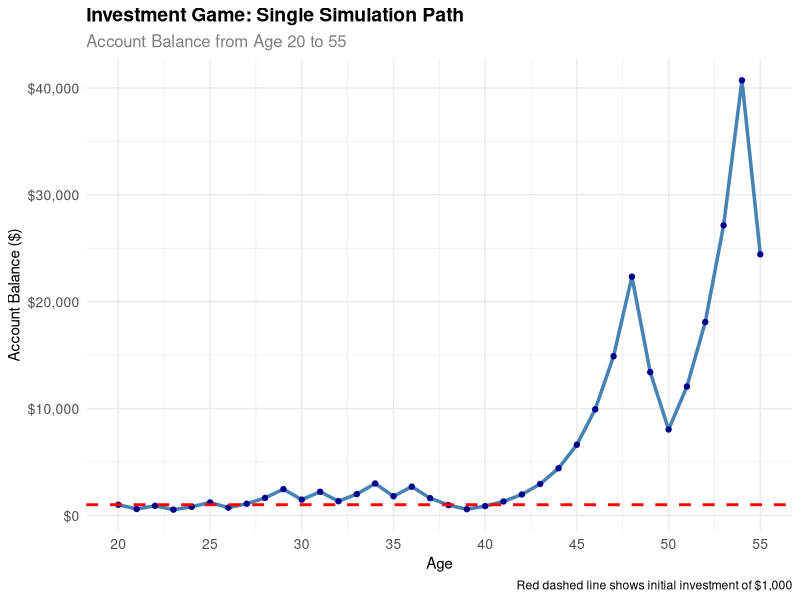

This chart was generated by the following R code:
## ---- chunk 1
#| label: expected-value
#| echo: true

# Parameters for the original game
initial_balance <- 1000
heads_multiplier <- 1.5  # +50% gain
tails_multiplier <- 0.6  # -40% loss
probability_heads <- 0.5

# Calculate possible outcomes after 1 coin flip
heads_outcome <- initial_balance * heads_multiplier
tails_outcome <- initial_balance * tails_multiplier

# Calculate expected value
expected_value <- probability_heads * heads_outcome + (1 - probability_heads) * tails_outcome

# Display results
cat("Expected Value Analysis (1 coin flip):\n")
cat("=====================================\n")
cat("Initial balance: $", initial_balance, "\n", sep = "")
cat("Heads outcome (50% gain): $", heads_outcome, "\n", sep = "")
cat("Tails outcome (40% loss): $", tails_outcome, "\n", sep = "")
cat("Probability of heads: ", probability_heads, "\n", sep = "")
cat("Probability of tails: ", 1 - probability_heads, "\n", sep = "")
cat("\nExpected Value = P(Heads) × Heads_Outcome + P(Tails) × Tails_Outcome\n")
cat("Expected Value = ", probability_heads, " × $", heads_outcome, " + ", 1 - probability_heads, " × $", tails_outcome, "\n", sep = "")
cat("Expected Value = $", expected_value, "\n", sep = "")
cat("\nAnswer: The expected value after 1 coin flip is $", expected_value, "\n", sep = "")
## ---- chunk 2
#| label: expectation-reality
#| echo: true

# Use the same parameters from Question 1
initial_balance <- 1000
expected_value <- 1050  # From previous calculation

# Calculate the difference from initial balance
expected_difference <- expected_value - initial_balance
expected_return_percent <- (expected_difference / initial_balance) * 100

# Analysis
cat("Expectation vs. Reality Analysis:\n")
cat("===============================\n")
cat("Initial balance: $", initial_balance, "\n", sep = "")
cat("Expected value after 1 flip: $", expected_value, "\n", sep = "")
cat("Expected difference: $", expected_difference, "\n", sep = "")
cat("Expected return: ", expected_return_percent, "%\n", sep = "")
cat("\n")

# Determine if positive or negative
if (expected_difference > 0) {
  cat("✓ The expected value is POSITIVE\n")
  cat("✓ You expect your account to be worth MORE than $1,000\n")
  cat("✓ Expected gain: $", expected_difference, " (", expected_return_percent, "%)\n", sep = "")
} else if (expected_difference < 0) {
  cat("✗ The expected value is NEGATIVE\n")
  cat("✗ You expect your account to be worth LESS than $1,000\n")
  cat("✗ Expected loss: $", abs(expected_difference), " (", abs(expected_return_percent), "%)\n", sep = "")
} else {
  cat("= The expected value is ZERO\n")
  cat("= You expect your account to be worth the SAME as $1,000\n")
}

cat("\nKey Insight:\n")
cat("The positive expected value suggests this game is theoretically favorable.\n")
cat("However, this is just the average outcome - your actual result could be very different!\n")
## ---- chunk 3
#| label: single-simulation
#| echo: true

# Set seed for reproducibility
set.seed(123)

# Parameters
initial_balance <- 1000
heads_multiplier <- 1.5  # +50% gain
tails_multiplier <- 0.6  # -40% loss
n_years <- 35  # Assuming you start at age 20, play until 55

# Function to simulate one complete game
simulate_investment_game <- function(initial, years, heads_mult, tails_mult) {
  balance <- initial
  balance_history <- numeric(years + 1)
  balance_history[1] <- initial
  
  for (year in 1:years) {
    # Flip coin (1 = heads, 0 = tails)
    coin_flip <- rbinom(1, 1, 0.5)
    
    if (coin_flip == 1) {
      # Heads: gain 50%
      balance <- balance * heads_mult
    } else {
      # Tails: lose 40%
      balance <- balance * tails_mult
    }
    
    balance_history[year + 1] <- balance
  }
  
  return(balance_history)
}

# Run single simulation
simulation_result <- simulate_investment_game(initial_balance, n_years, heads_multiplier, tails_multiplier)

# Create data frame for plotting
simulation_data <- data.frame(
  year = 0:n_years,
  age = 20:(20 + n_years),
  balance = simulation_result
)

# Display key results
cat("Single Simulation Results:\n")
cat("========================\n")
cat("Initial balance (age 20): $", initial_balance, "\n", sep = "")
cat("Final balance (age 55): $", round(simulation_result[length(simulation_result)], 2), "\n", sep = "")
cat("Total return: $", round(simulation_result[length(simulation_result)] - initial_balance, 2), "\n", sep = "")
cat("Total return %: ", round(((simulation_result[length(simulation_result)] / initial_balance) - 1) * 100, 2), "%\n", sep = "")
cat("Maximum balance reached: $", round(max(simulation_result), 2), "\n", sep = "")
cat("Minimum balance reached: $", round(min(simulation_result), 2), "\n", sep = "")

# Create the plot
library(ggplot2)

ggplot(simulation_data, aes(x = age, y = balance)) +
  geom_line(color = "steelblue", linewidth = 1.2) +
  geom_point(color = "darkblue", size = 1.5) +
  geom_hline(yintercept = initial_balance, color = "red", linetype = "dashed", linewidth = 1) +
  labs(
    title = "Investment Game: Single Simulation Path",
    subtitle = "Account Balance from Age 20 to 55",
    x = "Age",
    y = "Account Balance ($)",
    caption = "Red dashed line shows initial investment of $1,000"
  ) +
  scale_y_continuous(labels = scales::dollar_format()) +
  theme_minimal() +
  theme(
    plot.title = element_text(size = 14, face = "bold"),
    plot.subtitle = element_text(size = 12, color = "gray50"),
    axis.text = element_text(size = 10),
    axis.title = element_text(size = 11)
  ) +
  scale_x_continuous(breaks = seq(20, 55, 5))

# Show first few and last few years
cat("\nFirst 10 years:\n")
print(simulation_data[1:11, c("age", "balance")])

cat("\nLast 10 years:\n")
print(simulation_data[(nrow(simulation_data)-9):nrow(simulation_data), c("age", "balance")])
## ---- chunk 4
#| label: multiple-simulations
#| echo: true

# Your code here
## ---- chunk 5
#| label: probability-analysis
#| echo: true

# Your code here
## ---- chunk 6
#| label: strategy-comparison
#| echo: true

# Your code here
